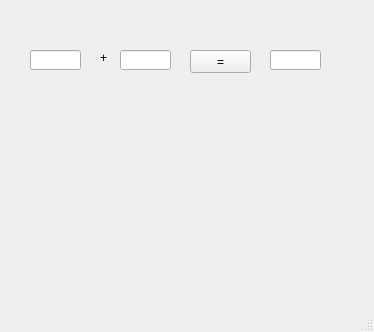
<?xml version="1.0" encoding="UTF-8"?>
<ui version="4.0">
 <class>MainWindow</class>
 <widget class="QMainWindow" name="MainWindow">
  <property name="geometry">
   <rect>
    <x>0</x>
    <y>0</y>
    <width>374</width>
    <height>332</height>
   </rect>
  </property>
  <property name="windowTitle">
   <string>MainWindow</string>
  </property>
  <widget class="QWidget" name="centralwidget">
   <widget class="QPushButton" name="pb">
    <property name="geometry">
     <rect>
      <x>190</x>
      <y>50</y>
      <width>61</width>
      <height>23</height>
     </rect>
    </property>
    <property name="text">
     <string>=</string>
    </property>
   </widget>
   <widget class="QLineEdit" name="le1">
    <property name="geometry">
     <rect>
      <x>30</x>
      <y>50</y>
      <width>51</width>
      <height>20</height>
     </rect>
    </property>
    <property name="text">
     <string/>
    </property>
   </widget>
   <widget class="QLineEdit" name="le2">
    <property name="geometry">
     <rect>
      <x>120</x>
      <y>50</y>
      <width>51</width>
      <height>20</height>
     </rect>
    </property>
    <property name="text">
     <string/>
    </property>
   </widget>
   <widget class="QLabel" name="label">
    <property name="geometry">
     <rect>
      <x>100</x>
      <y>50</y>
      <width>16</width>
      <height>16</height>
     </rect>
    </property>
    <property name="text">
     <string>+</string>
    </property>
   </widget>
   <widget class="QLineEdit" name="le3">
    <property name="geometry">
     <rect>
      <x>270</x>
      <y>50</y>
      <width>51</width>
      <height>20</height>
     </rect>
    </property>
    <property name="text">
     <string/>
    </property>
   </widget>
  </widget>
  <widget class="QMenuBar" name="menubar">
   <property name="geometry">
    <rect>
     <x>0</x>
     <y>0</y>
     <width>374</width>
     <height>21</height>
    </rect>
   </property>
  </widget>
  <widget class="QStatusBar" name="statusbar"/>
 </widget>
 <resources/>
 <connections/>
</ui>
